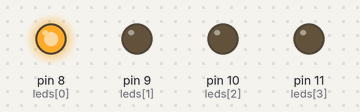
Recording of a sketch running on a simulated Arduino Uno, built with avr-gcc and run on an emulated ATmega328P. On the bench: output pins drawn as LEDs (lit = HIGH).

Above: at 0.1 s.
At 0.7 s:
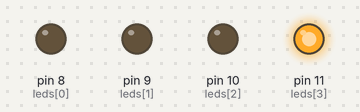
At 1.7 s:
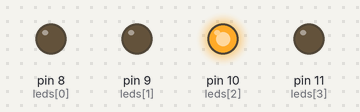
At 2.7 s:
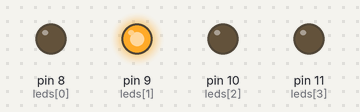
Timing chart, 0 to 3.0 s (numbered marks = the images above):
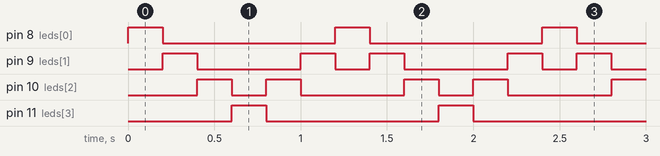

The sketch:

exercicio-03.ino
```cpp
// (licence header left out)
const int leds[] = {8, 9, 10, 11}; // LEDs conectados aos pinos 8 a 11
const int numLEDs = 4;
const int tempo = 200; // Tempo em ms entre LEDs

void setup()
{
  for (int i = 0; i < numLEDs; i++)
  {
    pinMode(leds[i], OUTPUT);
  }
}

void loop()
{
  // Sequência da esquerda para a direita
  for (int i = 0; i < numLEDs; i++)
  {
    digitalWrite(leds[i], HIGH);
    delay(tempo);
    digitalWrite(leds[i], LOW);
  }

  // Sequência da direita para a esquerda
  for (int i = numLEDs - 2; i > 0; i--)
  {
    digitalWrite(leds[i], HIGH);
    delay(tempo);
    digitalWrite(leds[i], LOW);
  }
}
```

Measured:
- by itself, pin 8 (leds[0]), pin 11 (leds[3]): alternates HIGH for 0.20 s and LOW for 1.0 s
- by itself, pin 9 (leds[1]): repeats every 1.2 s: LOW 0.60 s, HIGH 0.20 s, LOW 0.20 s, HIGH 0.20 s
- by itself, pin 10 (leds[2]): repeats every 1.2 s: LOW 0.20 s, HIGH 0.20 s, LOW 0.60 s, HIGH 0.20 s
